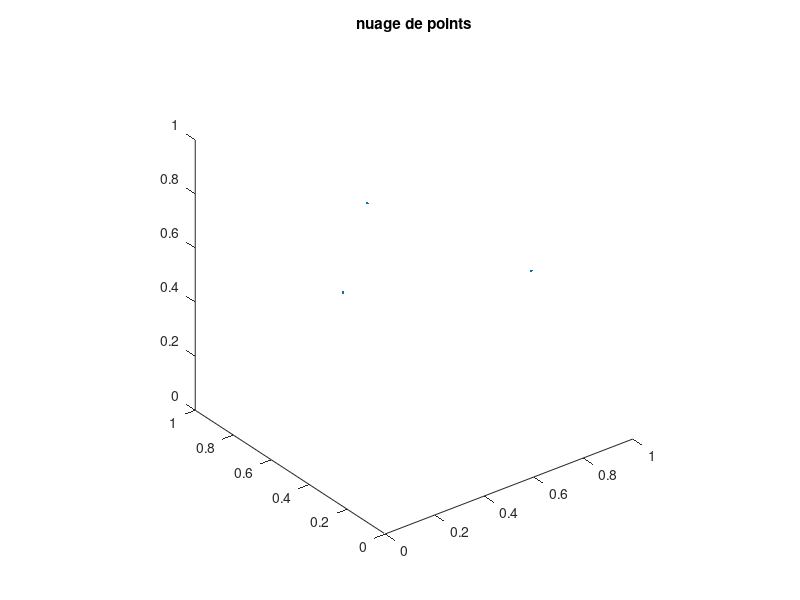

MATLAB code for this plot: (Note: this script raises an error after producing the figure.)
%% Le plus petit sphere englobant (algorithme naif)
% SABIR ILYASS
close all; clearvars;

%% construire le nuage de points dans le carré [0,1]²
n = 3;
points = rand(3,n);

%% affichage de nuage de points
figure;
plot3(points(1,:), points(2,:), points(3,:), '.');
axis square; axis equal;
title("nuage de points");
axis([0 1 0 1 0 1]); hold on;

[CENTRE_X, CENTRE_Y, CENTRE_Z, RAYON] = cercle3D(points(1,1), points(2,1), points(3,1), points(1,2), points(2,2), points(3,2), points(1,3), points(2,3), points(3,3));

[x,y,z]=sphere(50);
 
x = x * RAYON + CENTRE_X;
y = y * RAYON + CENTRE_Y;
z = z * RAYON + CENTRE_Z;
 
% surf(x,y,z)
% axis equal

surf(x,y,z,'FaceAlpha',.3,'EdgeColor','none');
axis equal
